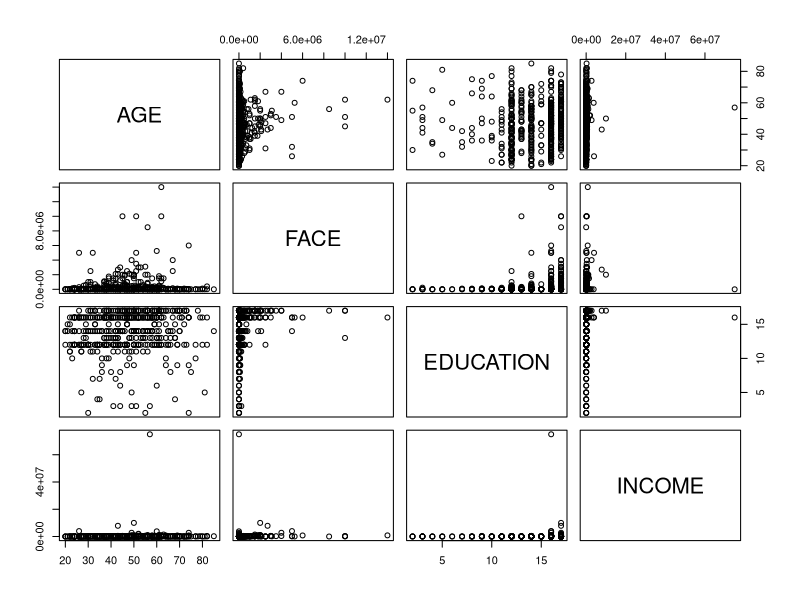
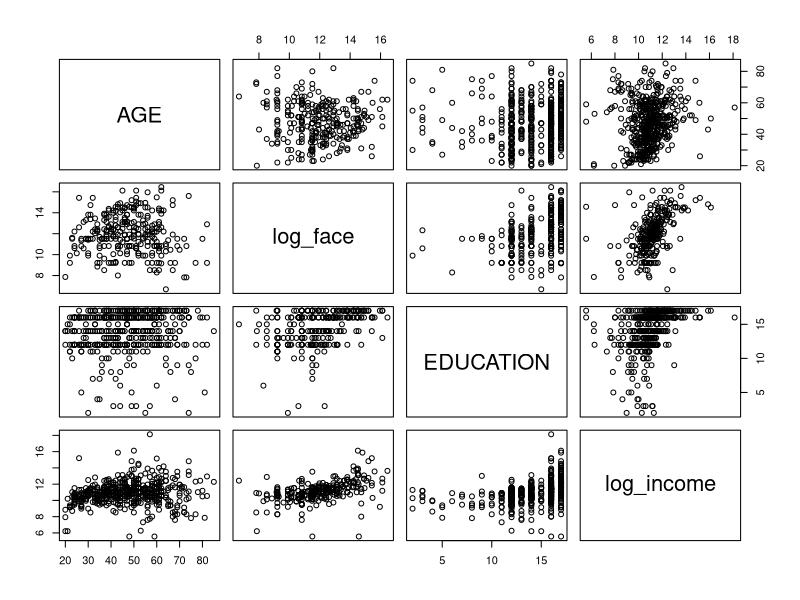

Reproduce these figures in R, in order.
## ---- chunk 1
#CHUNK 1
term.life <- read.csv("TermLife.csv")
head(term.life)
pairs(term.life[,c(4,1,6,10)])
## ---- chunk 2
#CHUNK 2

term.life$log_face <- log(term.life$FACE)
term.life$log_income <- log(term.life$INCOME)
pairs(term.life[,c(4,12,6,13)])
